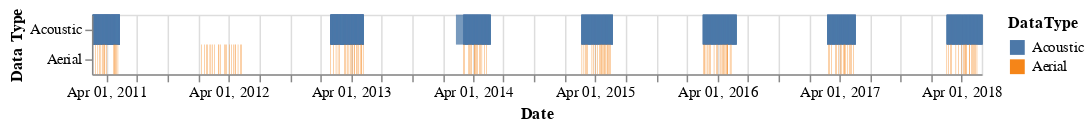

Source (notebook cell):
### Code cell
timeline_overview = DataTypeBars.encode(
    x = alt.X(
        'between_days:T', 
        timeUnit = 'yearmonthdate', 
        axis = alt.Axis(title='Date')
    )
).add_selection( # adding interactivity
    interval
).properties(
    height = 40
)

timeline_overview

### Figure 1 — Vega-Lite specification as saved in the notebook (floating-point values rounded to 4 significant figures; data arrays with more than 128 entries replaced by an {"elided": "..."} marker saying what was removed)
{"config": {"view": {"continuousWidth": 400, "continuousHeight": 300}}, "data": {"name": "data-13303b61d78bd19a38b76ac35456403f"}, "mark": "rect", "encoding": {"color": {"type": "nominal", "field": "DataType"}, "x": {"type": "temporal", "axis": {"title": "Date"}, "field": "between_days", "timeUnit": "yearmonthdate"}, "y": {"type": "ordinal", "axis": {"title": "Data Type"}, "field": "DataType"}}, "height": 40, "selection": {"selector001": {"type": "interval", "encodings": ["x"]}}, "width": 600, "$schema": "https://vega.github.io/schema/vega-lite/v4.8.1.json", "datasets": {"data-13303b61d78bd19a38b76ac35456403f": {"elided": "3671 records"}}}
